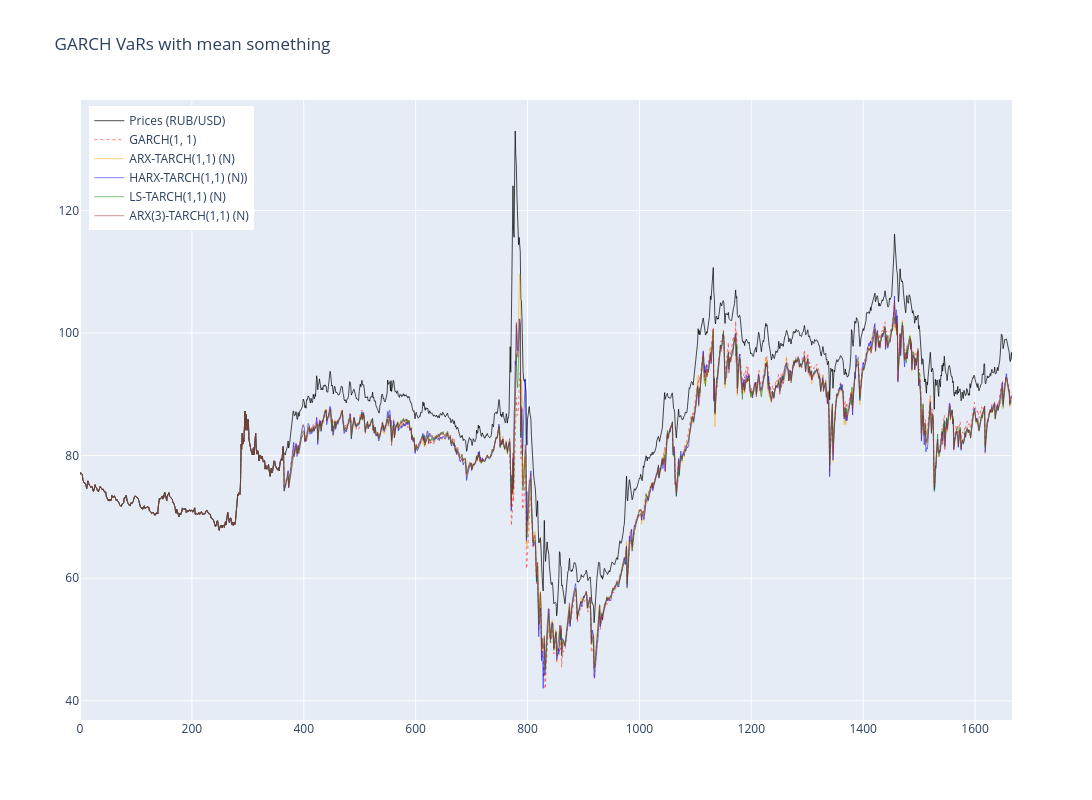

This figure's notebook cell:
### Code cell
# Create figure
fig = go.Figure()

# Add the returns line (scaled)
fig.add_trace(go.Scatter(
    x=np.arange(len(prices_usd)),
    y= prices_usd,
    mode='lines',
    name='Prices (RUB/USD)',
    line=dict(color='black', width=1),
    opacity=0.7
))

# Add GARCH(1,1)
fig.add_trace(go.Scatter(
    x=np.arange(len(prices_usd)),
    y=turn_var_into_real_terms(_norm_vars, prices_usd),
    mode='lines',
    line=dict(color='red', width=0.5, dash='dot'),
    name='GARCH(1, 1)'
))

fig.add_trace(go.Scatter(
    x=np.arange(len(prices_usd)),
    y=turn_var_into_real_terms(_tarch_arx_vars, prices_usd),
    mode='lines',
    line=dict(color='orange', width=0.5),
    name='ARX-TARCH(1,1) (N)'
))


fig.add_trace(go.Scatter(
    x=np.arange(len(prices_usd)),
    y=turn_var_into_real_terms(_tarch_harx_vars, prices_usd),
    mode='lines',
    line=dict(color='blue', width=0.5),
    name='HARX-TARCH(1,1) (N))'
))

fig.add_trace(go.Scatter(
    x=np.arange(len(prices_usd)),
    y=turn_var_into_real_terms(_tarch_ls_vars, prices_usd),
    mode='lines',
    line=dict(color='green', width=0.5),
    name='LS-TARCH(1,1) (N)'
))

fig.add_trace(go.Scatter(
    x=np.arange(len(prices_usd)),
    y=turn_var_into_real_terms(_tarch_arx_3_vars, prices_usd),
    mode='lines',
    line=dict(color='brown', width=0.5),
    name='ARX(3)-TARCH(1,1) (N)'
))

# Update layout
fig.update_layout(
    title=f'GARCH VaRs with mean something',
    width=1200,
    height=800,
    hovermode='x unified',
    legend=dict(
        yanchor="top",
        y=0.99,
        xanchor="left",
        x=0.01
    )
)

fig.show()

### Figure 1 — Plotly figure (JSON) as saved in the notebook; plotly's stock layout.template omitted (floating-point values rounded to 4 significant figures; data arrays with more than 128 entries replaced by an {"elided": "..."} marker saying what was removed)
{"data": [{"line": {"color": "black", "width": 1}, "mode": "lines", "name": "Prices (RUB/USD)", "opacity": 0.7, "type": "scatter", "x": {"elided": "1667 int values"}, "y": {"elided": "1667 float values"}}, {"line": {"color": "red", "dash": "dot", "width": 0.5}, "mode": "lines", "name": "GARCH(1, 1)", "type": "scatter", "x": {"elided": "1667 int values"}, "y": {"elided": "1666 float values"}}, {"line": {"color": "orange", "width": 0.5}, "mode": "lines", "name": "ARX-TARCH(1,1) (N)", "type": "scatter", "x": {"elided": "1667 int values"}, "y": {"elided": "1666 float values"}}, {"line": {"color": "blue", "width": 0.5}, "mode": "lines", "name": "HARX-TARCH(1,1) (N))", "type": "scatter", "x": {"elided": "1667 int values"}, "y": {"elided": "1666 float values"}}, {"line": {"color": "green", "width": 0.5}, "mode": "lines", "name": "LS-TARCH(1,1) (N)", "type": "scatter", "x": {"elided": "1667 int values"}, "y": {"elided": "1666 float values"}}, {"line": {"color": "brown", "width": 0.5}, "mode": "lines", "name": "ARX(3)-TARCH(1,1) (N)", "type": "scatter", "x": {"elided": "1667 int values"}, "y": {"elided": "1666 float values"}}], "layout": {"height": 800, "hovermode": "x unified", "legend": {"x": 0.01, "xanchor": "left", "y": 0.99, "yanchor": "top"}, "title": {"text": "GARCH VaRs with mean something"}, "width": 1200}}
